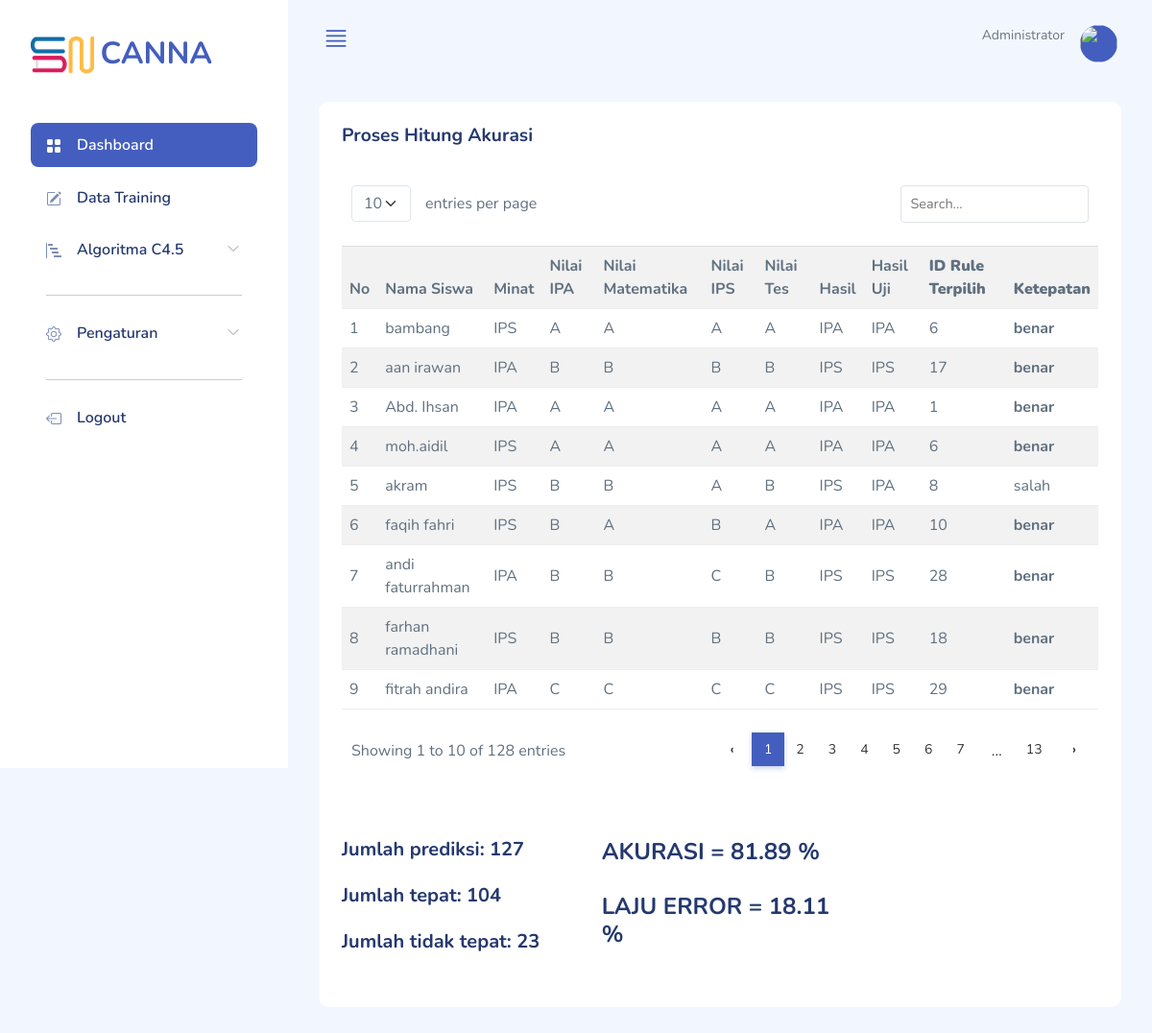
/hitung-akurasi.php, run on the app's committed database.
### tables this page shows
CREATE TABLE `tb_klasifikasi` (
  `id` int(11) NOT NULL,
  `nama_siswa` varchar(255) NOT NULL,
  `nama_sekolah` varchar(255) NOT NULL,
  `mtk_1` int(11) NOT NULL,
  `mtk_2` int(11) NOT NULL,
  `mtk_3` int(11) NOT NULL,
  `mtk_4` int(11) NOT NULL,
  `mtk_5` int(11) NOT NULL,
  `mtk_rata` float NOT NULL,
  `mtk_grade` varchar(256) NOT NULL,
  `ipa_1` int(11) NOT NULL,
  `ipa_2` int(11) NOT NULL,
  `ipa_3` int(11) NOT NULL,
  `ipa_4` int(11) NOT NULL,
  `ipa_5` int(11) NOT NULL,
  `ipa_rata` float NOT NULL,
  `ipa_grade` varchar(256) NOT NULL,
  `ips_1` int(11) NOT NULL,
  `ips_2` int(11) NOT NULL,
  `ips_3` int(11) NOT NULL,
  `ips_4` int(11) NOT NULL,
  `ips_5` int(11) NOT NULL,
  `ips_rata` float NOT NULL,
  `ips_grade` varchar(256) NOT NULL,
  `minat` varchar(255) NOT NULL,
  `nilai_tes` float NOT NULL,
  `tes_grade` varchar(225) NOT NULL,
  `hasil` varchar(256) NOT NULL,
  `hasil_uji` varchar(255) NOT NULL,
  `id_rule` int(11) NOT NULL
);

### database.php (called while the page is built, shortened)
<?php
class database {
     private $servername;
    private $user_db;
    private $password_db;
    private $database;
    private $koneksi;
    private function load_conf_db() {
        $path = dirname(__FILE__) . '/koneksi.php';
        if (file_exists($path)) {
            $conf = include $path;
            $this->servername = @$conf['host'];
            $this->database = @$conf['dbname'];
            $this->user_db = @$conf['username'];
            $this->password_db = @$conf['password'];
        }
    }
    private function connect_db() {
        $this->koneksi = mysqli_connect($this->servername, $this->user_db, $this->password_db, $this->database);
    }
    public function db_query($sql) {
        return mysqli_query($this->koneksi, $sql);
    }
    function db_fetch_array($result) {
        if ($result !== false && $result instanceof mysqli_result) {
            return mysqli_fetch_array($result);
        } else {
            return false;
        }
    }
    function db_num_rows($result) {
        if ($result !== false && $result instanceof mysqli_result) {
            return mysqli_num_rows($result);
        } else {
            return false;
        }
    }
}
?>

### koneksi.php (called while the page is built)
<?php
return array(
    'host' => "localhost",
    'username' => "root",
    'password' => "",
    'dbname' => "db_canna",
);
?>

### hitung-akurasi.php (the view, shortened to what this page needs)
<?php
require 'layouts/header.php';
require 'layouts/sidebar.php';
require 'layouts/navbar.php';
include_once "database.php";
$db_object = new database();
?>
<div class="page-content">
    <section class="section">
        <div class="card">
            <div class="card-header">
                <h2 class="card-title">Proses Hitung Akurasi</h2>
            </div>
            <div class="card-body">
                <?php
            $query = $db_object->db_query("SELECT * FROM tb_klasifikasi");
            while ($bar = $db_object->db_fetch_array($query)) {
                $n_minat = $bar['minat'];
                $n_ipa = $bar['ipa_grade'];
                $n_mtk = $bar['mtk_grade'];
                $n_ips = $bar['ips_grade'];
                $n_tes = $bar['tes_grade'];
                $hasil = klasifikasi($db_object, $n_minat,
                        $n_ipa, $n_mtk, $n_ips, $n_tes);
                $keputusan = $hasil['keputusan'];
                $id_rule_keputusan = $hasil['id_rule'];
                $db_object->db_query("UPDATE tb_klasifikasi SET hasil_uji='$keputusan', id_rule='$id_rule_keputusan' WHERE id=$bar[0]");
            }
            $sql = $db_object->db_query("SELECT * FROM tb_klasifikasi");
            ?>
                <table class="table table-striped" id="table">
                    <tr>
                        <th>No</th>
                        <th>Nama Siswa</th>
                        <th>Minat</th>
                        <th>Nilai IPA</th>
                        <th>Nilai Matematika</th>
                        <th>Nilai IPS</th>
                        <th>Nilai Tes</th>
                        <th>Hasil</th>
                        <th>Hasil Uji</th>
                        <th><b>ID Rule Terpilih</b></th>
                        <th><b>Ketepatan</b></th>
                    </tr>
                    <?php
                        $no = 1;
                        while ($row = $db_object->db_fetch_array($sql)) {
                            if ($row['hasil'] == $row['hasil_uji']) {
                                $ketepatan = "benar";
                            } else {
                                $ketepatan = "salah";
                            }
                            echo "<tr>";
                                echo "<td>" . $no . "</td>";
                                echo "<td>" . $row['nama_siswa'] . "</td>";
                                echo "<td>" . $row['minat'] . "</td>";
                                echo "<td>" . $row['ipa_grade'] . "</td>";
                                echo "<td>" . $row['mtk_grade'] . "</td>";
                                echo "<td>" . $row['ips_grade'] . "</td>";
                                echo "<td>" . $row['tes_grade'] . "</td>";
                                echo "<td>" . $row['hasil'] . "</td>";
                                echo "<td>" . $row['hasil_uji'] . "</td>";
                                echo "<td>" . $row['id_rule'] . "</td>";
                                echo "<td>" . ($ketepatan=='benar'?"<b>".$ketepatan."</b>":$ketepatan) . "</td>";
                            echo "</tr>";
                            $no++;
                        }
                    ?>
                </table>
                <?php
                    $que = $db_object->db_query("SELECT * FROM tb_klasifikasi");
                    $jumlah_uji=$db_object->db_num_rows($que);
                    $TA = $FB = $TF = $FG = 0;
                    $kosong = 0;
                    while ($row = $db_object->db_fetch_array($que)) {
                    $asli = $row['hasil'];
                    $prediksi = $row['hasil_uji'];
                    if($asli=='IPA' && $prediksi=='IPA'){
                    $TA++;
                    }
                    else if($asli=='IPA' && $prediksi=='IPS'){
                    $FB++;
                    }
                    else if($asli=='IPS' && $prediksi=='IPS'){
                    $TF++;
                    }
                    else if($asli=='IPS' && $prediksi=='IPA'){
                    $FG++;
                    }
                    else if($prediksi==''){
                    $kosong++;
                    }
                    }
                    $tepat=($TA+$TF);
                    $tidak_tepat=($FB+$FG+$kosong);
                    $akurasi=($tepat/$jumlah_uji)*100;
                    $laju_error=($tidak_tepat/$jumlah_uji)*100;
                    $akurasi = round($akurasi,2);
                    $laju_error = round($laju_error,2);
                    echo "<div class='row'>";
                    echo "<div class='col-sm-4'>";
                    echo "<br><br>";
                    echo "<h5>";
                    echo "Jumlah prediksi: $jumlah_uji<br> <br>";
                    echo "Jumlah tepat: $tepat<br><br>";
                    echo "Jumlah tidak tepat: $tidak_tepat<br><br>";
                    echo "</div>";
                    echo "<div class='col-sm-4'>";
                    echo "<br><br>";
                    echo "<h4>AKURASI = $akurasi %<br><br>";
                    echo "LAJU ERROR = $laju_error %<br><br></h4>";
                    echo "</div>";
                    echo "<div class='col-sm-4'>";
                    echo "<br><br>";
                    echo "</div>";
                    echo "</div>";
                ?>
            </div>
        </div>
    </section>
</div>
<?php
require 'layouts/footer.php';
?>

### layouts/header.php (shortened to what this page needs)
<!DOCTYPE html>
<html lang="en">
<head>
    <link rel="stylesheet" href="assets/mazer/css/bootstrap.css">
    <link rel="stylesheet" href="assets/mazer/vendors/iconly/bold.css">
    <link rel="stylesheet" href="assets/mazer/vendors/chartjs/Chart.min.css">
    <link rel="stylesheet" href="assets/mazer/vendors/sweetalert2/sweetalert2.min.css">
    <link rel="stylesheet" href="assets/mazer/vendors/simple-datatables/style.css">
    <link rel="stylesheet" href="assets/mazer/vendors/perfect-scrollbar/perfect-scrollbar.css">
    <link rel="stylesheet" href="assets/mazer/vendors/bootstrap-icons/bootstrap-icons.css">
    <link rel="stylesheet" href="assets/mazer/css/app.css">
</head>
<body>
    <div id="app">

### layouts/sidebar.php (shortened to what this page needs)
<div id="sidebar" class="active">
    <div class="sidebar-wrapper active">
        <div class="sidebar-header">
            <div class="d-flex justify-content-between">
                <div class="logo">
                    <a href="home.php">
                        <img src="assets/mazer/images/logo/logo2.png" alt="Logo" srcset="">CANNA</a>
                </div>
            </div>
        </div>
        <div class="sidebar-menu">
            <ul class="menu">
                <li class="sidebar-item active">
                    <a href="home.php" class='sidebar-link'>
                        <i class="bi bi-grid-fill"></i>
                        <span>Dashboard</span>
                    </a>
                </li>
                <li class="sidebar-item">
                    <a href="training.php" class='sidebar-link'>
                        <i class="bi bi-pencil-square"></i>
                        <span>Data Training</span>
                    </a>
                </li>
                <li class="sidebar-item has-sub">
                    <a href="#" class='sidebar-link'>
                        <i class="bi bi-bar-chart-steps"></i>
                        <span>Algoritma C4.5</span>
                    </a>
                </li>
                <li class="sidebar-title">
                    <hr>
                </li>
                <li class="sidebar-item has-sub">
                    <a href="#" class='sidebar-link'>
                        <i class="bi bi-gear"></i>
                        <span>Pengaturan</span>
                    </a>
                </li>
                <li class="sidebar-title">
                    <hr>
                </li>
                <li class="sidebar-item">
                    <a href="logout.php" class='sidebar-link'>
                        <i class="bi bi-box-arrow-left"></i>
                        <span>Logout</span>
                    </a>
                </li>
            </ul>
        </div>
    </div>
</div>

### layouts/navbar.php (shortened to what this page needs)
<div id="main" class="layout-navbar">
    <header class="mb-3">
        <nav class="navbar navbar-expand navbar-light ">
            <div class="container-fluid">
                <a href="#" class="burger-btn d-block">
                    <i class="bi bi-justify fs-3"></i>
                </a>
                <div class="collapse navbar-collapse" id="navbarSupportedContent">
                    <div class="dropdown">
                        <a href="#" data-bs-toggle="dropdown" aria-expanded="false" class="">
                            <div class="user-menu d-flex">
                                <div class="user-name text-end me-3">
                                    <p class="mb-0 text-sm text-gray-600">Administrator</p>
                                </div>
                                <div class="user-img d-flex align-items-center">
                                    <div class="avatar bg-primary">
                                        <img src="admin/<?= $admin["img_dir"]; ?>" class="avatar-content" alt="">
                                    </div>
                                </div>
                            </div>
                        </a>
                    </div>
                </div>
            </div>
        </nav>
    </header>
    <div id="main-content" style="padding-top: 0px;">

### layouts/footer.php (shortened to what this page needs)
</div>
</div>
</div>
</body>
</html>

### assets/mazer/css/app.css (style rules this page uses)
.avatar { display: inline-flex; border-radius: 50%; text-align: center; vertical-align: middle; position: relative; }
.avatar .avatar-content { width: 32px; height: 32px; color: #fff; display: flex; justify-content: center; align-items: center; font-size: 0.875rem; }
.avatar img { width: 32px; height: 32px; border-radius: 50%; }
.card { margin-bottom: 2.2rem; border: none; }
.card .card-header { border: none; }
.card .card-header ~ .card-body { padding-top: 0; }
.card .card-title { font-size: 1.2rem; }
.card .card-body { padding: 1.5rem; }
#sidebar.active .sidebar-wrapper { left: 0; }
.sidebar-wrapper { width: 300px; height: 100vh; position: fixed; top: 0; z-index: 10; overflow-y: auto; background-color: #fff; bottom: 0; transition: left 0.5s ease-out; }
.sidebar-wrapper .sidebar-header { padding: 2rem 2rem 1rem; font-size: 2rem; font-weight: 700; }
.sidebar-wrapper .sidebar-header img { max-height: 40px; margin-right: 6px; }
.sidebar-wrapper .menu { margin-top: 2rem; padding: 0 2rem; font-weight: 600; }
.sidebar-wrapper .menu .sidebar-title { padding: 0 1rem; margin: 1.5rem 0 1rem; font-size: 1rem; list-style: none; font-weight: 600; color: #25396f; }
.sidebar-wrapper .menu .sidebar-link { display: block; padding: 0.7rem 1rem; font-size: 1rem; display: flex; align-items: center; border-radius: 0.5rem; transition: all 0.5s; text-decoration: none; color: #25396f; }
.sidebar-wrapper .menu .sidebar-link i, .sidebar-wrapper .menu .sidebar-link svg { color: #7c8db5; }
.sidebar-wrapper .menu .sidebar-link span { margin-left: 1rem; }
.sidebar-wrapper .menu .sidebar-item { list-style: none; margin-top: 0.5rem; position: relative; }
.sidebar-wrapper .menu .sidebar-item.has-sub .sidebar-link:after { position: absolute; color: #ccc; right: 15px; top: 12px; display: block; }
.sidebar-wrapper .menu .sidebar-item.active .sidebar-link { background-color: #435ebe; }
.sidebar-wrapper .menu .sidebar-item.active .sidebar-link span { color: #fff; }
.sidebar-wrapper .menu .sidebar-item.active .sidebar-link i, .sidebar-wrapper .menu .sidebar-item.active .sidebar-link svg { fill: #fff; color: #fff; }
.navbar { height: 90px; padding: 1.5rem; }
.navbar .user-menu img { width: 39px; height: 39px; }
.dataTable-table td, .dataTable-table thead th, .table td, .table thead th { vertical-align: middle; }
.bi { width: 1rem; height: 1rem; }
.burger-btn { display: none; }
#main { margin-left: 300px; padding: 2rem; }
#main.layout-navbar { padding: 0; }
#main #main-content { padding: 2rem; }
a { text-decoration: none; }
.text-sm { font-size: 0.875rem; }
.text-gray-600 { color: #6c757d !important; }

### data on the page
tb_klasifikasi: nama_siswa "bambang", minat "IPS", ipa_grade "A", mtk_grade "A", ips_grade "A", tes_grade "A", hasil "IPA", hasil_uji "IPA", id_rule "6", ketepatan "benar"
tb_klasifikasi: nama_siswa "aan irawan", minat "IPA", ipa_grade "B", mtk_grade "B", ips_grade "B", tes_grade "B", hasil "IPS", hasil_uji "IPS", id_rule "17", ketepatan "benar"
tb_klasifikasi: nama_siswa "Abd. Ihsan", minat "IPA", ipa_grade "A", mtk_grade "A", ips_grade "A", tes_grade "A", hasil "IPA", hasil_uji "IPA", id_rule "1", ketepatan "benar"
tb_klasifikasi: nama_siswa "moh.aidil", minat "IPS", ipa_grade "A", mtk_grade "A", ips_grade "A", tes_grade "A", hasil "IPA", hasil_uji "IPA", id_rule "6", ketepatan "benar"
tb_klasifikasi: nama_siswa "akram", minat "IPS", ipa_grade "B", mtk_grade "B", ips_grade "A", tes_grade "B", hasil "IPS", hasil_uji "IPA", id_rule "8", ketepatan "salah"
tb_klasifikasi: nama_siswa "faqih fahri", minat "IPS", ipa_grade "B", mtk_grade "A", ips_grade "B", tes_grade "A", hasil "IPA", hasil_uji "IPA", id_rule "10", ketepatan "benar"
tb_klasifikasi: nama_siswa "andi faturrahman", minat "IPA", ipa_grade "B", mtk_grade "B", ips_grade "C", tes_grade "B", hasil "IPS", hasil_uji "IPS", id_rule "28", ketepatan "benar"
tb_klasifikasi: nama_siswa "farhan ramadhani", minat "IPS", ipa_grade "B", mtk_grade "B", ips_grade "B", tes_grade "B", hasil "IPS", hasil_uji "IPS", id_rule "18", ketepatan "benar"
tb_klasifikasi: nama_siswa "fitrah andira", minat "IPA", ipa_grade "C", mtk_grade "C", ips_grade "C", tes_grade "C", hasil "IPS", hasil_uji "IPS", id_rule "29", ketepatan "benar"

### other printed values
$jumlah_uji "127"
$tepat "104"
$tidak_tepat "23"
$akurasi "81.89"
$laju_error "18.11"
